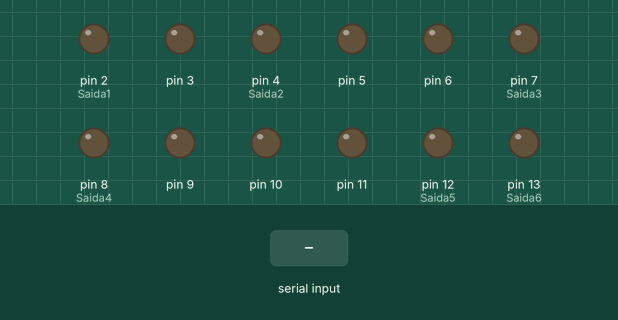
This sketch was run on a simulated Arduino Uno, built with avr-gcc and run on an emulated ATmega328P. Parts: output pins drawn as LEDs (lit = HIGH). The test bench sets the inputs (shaded band).

Above: at 1.2 s.
1.3 s: "A" received over Serial
At 1.9 s:
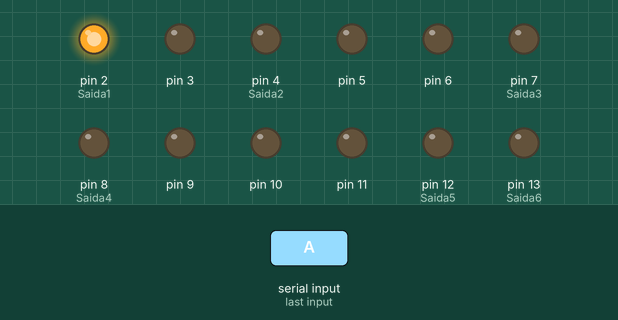
2.8 s: byte 70 ('F') received over Serial
At 3.2 s:
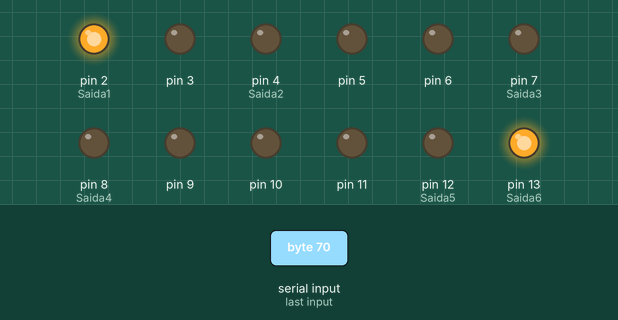
4.3 s: byte 71 ('G') received over Serial
At 5.5 s:
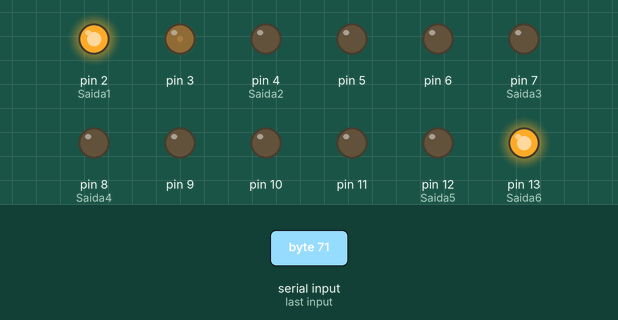
5.8 s: byte 102 ('f') received over Serial
At 6.8 s:
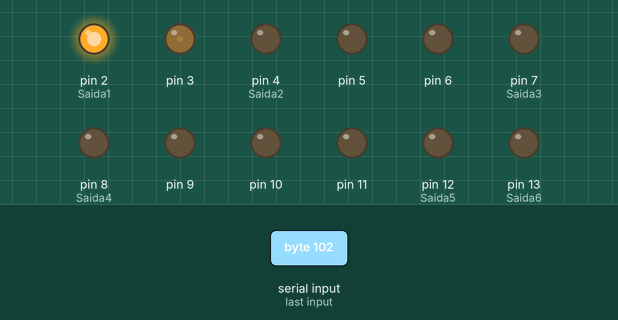
7.3 s: byte 72 ('H') received over Serial
At 8.0 s:
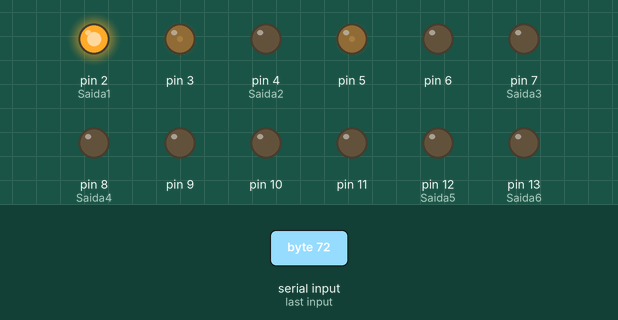
8.8 s: byte 103 ('g') received over Serial
At 9.2 s:
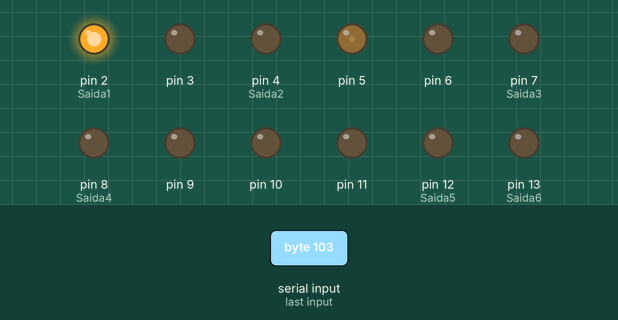
Timing chart, 0 to 11.3 s (numbered marks = the images above; inputs shaded):
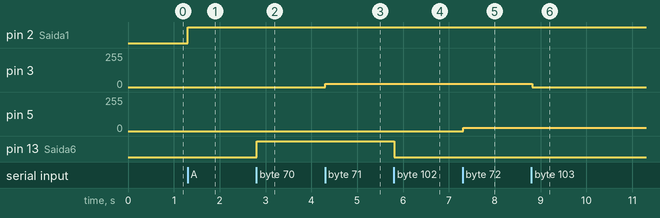

The sketch:

Sketch_Controle_Total_Arduino_2_0_BASIC.ino
```cpp
/***************************************************
****************************************************
******** Controle Total Arduino 2.0 - Basic ********
******** Criado por Marlon Nardi Walendorff ********
Blog: http://goo.gl/iD20Xx
Facebook: http://goo.gl/ZRABnn
Youtube: http://goo.gl/2b3Zdi
Email: controletotalarduino@outlook.com.br
****************************************************
****************************************************/

// Saidas PWM
int PWM1 = 0;
int PWM2 = 0;
int PWM3 = 0;
int PWM4 = 0;
int PWM5 = 0;
int PWM6 = 0;

// Saidas Digitais
int Saida1=2;
int Saida2=4;
int Saida3=7;
int Saida4=8;
int Saida5=12;
int Saida6=13;

void setup()  {

  Serial.begin(9600); // Taxa de transmissão de 9600

 // Define as portas digitais como saidas "OUTPUT"
  pinMode(Saida1,OUTPUT);
  pinMode(Saida2,OUTPUT);
  pinMode(Saida3,OUTPUT);
  pinMode(Saida4,OUTPUT);
  pinMode(Saida5,OUTPUT);
  pinMode(Saida6,OUTPUT);
}

void loop()  {
  char caracter; // Define "caracter" como variável
  caracter = Serial.read(); // Define "Serial.read()" igual a "caracter"

// Codições para o funcionamento das saidas digitais

// Para a "Saida1"
  if(caracter == 'A'){ // Se o Caracter enviado pelo Software Controle Total Arduino 2.0 - BASIC for "A", liga a Saida1
 digitalWrite(Saida1,HIGH);
}
  else
  if(caracter == 'a'){ // Se o Caracter enviado pelo Software Controle Total Arduino 2.0 - BASIC for "a", desliga a Saida1
 digitalWrite(Saida1,LOW);
}


// Para a "Saida2"
  if(caracter == 'B'){ // Se o Caracter enviado pelo Software Controle Total Arduino 2.0 - BASIC for "B", liga a Saida2
 digitalWrite(Saida2,HIGH);
}
  else
  if(caracter == 'b'){ // Se o Caracter enviado pelo Software Controle Total Arduino 2.0 - BASIC for "b", desliga a Saida2
 digitalWrite(Saida2,LOW);
}


// Para a "Saida3"
  if(caracter == 'C'){ // Se o Caracter enviado pelo Software Controle Total Arduino 2.0 - BASIC for "C", liga a Saida3
 digitalWrite(Saida3,HIGH);
}
  else
  if(caracter == 'c'){ // Se o Caracter enviado pelo Software Controle Total Arduino 2.0 - BASIC for "c", desliga a Saida3
 digitalWrite(Saida3,LOW);
}


 // Para a "Saida4"
  if(caracter == 'D'){ // Se o Caracter enviado pelo Software Controle Total Arduino 2.0 - BASIC for "D", liga a Saida4
 digitalWrite(Saida4,HIGH);
}
  else
  if(caracter == 'd'){ // Se o Caracter enviado pelo Software Controle Total Arduino 2.0 - BASIC for "d", desliga a Saida4
 digitalWrite(Saida4,LOW);
}


 // Para a "Saida5"
  if(caracter == 'E'){ // Se o Caracter enviado pelo Software Controle Total Arduino 2.0 - BASIC for "E", liga a Saida5
 digitalWrite(Saida5,HIGH);
}
  else
  if(caracter == 'e'){ // Se o Caracter enviado pelo Software Controle Total Arduino 2.0 - BASIC for "e", desliga a Saida5
 digitalWrite(Saida5,LOW);
}


 // Para a "Saida6"
  if(caracter == 'F'){ // Se o Caracter enviado pelo Software Controle Total Arduino 2.0 - BASIC for "F", liga a Saida6
 digitalWrite(Saida6,HIGH);
}
  else
  if(caracter == 'f'){ // Se o Caracter enviado pelo Software Controle Total Arduino 2.0 - BASIC for "f", desliga a Saida6
 digitalWrite(Saida6,LOW);
}


// Codições para o funcionamento das saidas PWM

// Para o "PWM1"
 if(caracter == 'G'){ // Se o Caracter enviado pelo Software Controle Total Arduino 2.0 - BASIC for "G", acrescenta "25" PWM
  if (PWM1 < 255){
     PWM1 = PWM1 + 25;
}
  }
   else
    if(caracter == 'g'){ // Se o Caracter enviado pelo Software Controle Total Arduino 2.0 - BASIC for "g", subtrai "25" PWM
     if (PWM1 > 0 ){
      PWM1 = PWM1 - 25;
   }
     }
  analogWrite(3,PWM1); // Define pino "3" como PWM e o liga a variável "PWM1"


// Para o "PWM2"
 if(caracter == 'H'){ // Se o Caracter enviado pelo Software Controle Total Arduino 2.0 - BASIC for "H", acrescenta "25" PWM
  if (PWM2 < 255){
     PWM2 = PWM2 + 25;
}
  }
   else
    if(caracter == 'h'){ // Se o Caracter enviado pelo Software Controle Total Arduino 2.0 - BASIC for "h", subtrai "25" PWM
     if (PWM2 > 0 ){
      PWM2 = PWM2 - 25;
   }
     }
  analogWrite(5,PWM2); // Define pino "5" como PWM e o liga a variável "PWM2"


// Para o "PWM3"
 if(caracter == 'I'){ // Se o Caracter enviado pelo Software Controle Total Arduino 2.0 - BASIC for "I", acrescenta "25" PWM
  if (PWM3 < 255){
     PWM3 = PWM3 + 25;
}
  }
   else
    if(caracter == 'i'){ // Se o Caracter enviado pelo Software Controle Total Arduino 2.0 - BASIC for "i", subtrai "25" PWM
     if (PWM3 > 0 ){
      PWM3 = PWM3 - 25;
   }
     }
  analogWrite(6,PWM3); // Define pino "6" como PWM e o liga a variável "PWM3"


// Para o "PWM4"
 if(caracter == 'J'){ // Se o Caracter enviado pelo Software Controle Total Arduino 2.0 - BASIC for "J", acrescenta "25" PWM
  if (PWM4 < 255){
     PWM4 = PWM4 + 25;
}
  }
   else
    if(caracter == 'j'){ // Se o Caracter enviado pelo Software Controle Total Arduino 2.0 - BASIC for "j", subtrai "25" PWM
     if (PWM4 > 0 ){
      PWM4 = PWM4 - 25;
   }
     }
  analogWrite(9,PWM4); // Define pino "9" como PWM e o liga a variável "PWM4"


  // Para o "PWM5"
 if(caracter == 'K'){ // Se o Caracter enviado pelo Software Controle Total Arduino 2.0 - BASIC for "K", acrescenta "25" PWM
  if (PWM5 < 255){
     PWM5 = PWM5 + 25;
}
  }
   else
    if(caracter == 'k'){ // Se o Caracter enviado pelo Software Controle Total Arduino 2.0 - BASIC for "k", subtrai "25" PWM
     if (PWM5 > 0 ){
      PWM5 = PWM5 - 25;
   }
     }
  analogWrite(10,PWM5); // Define pino "10" como PWM e o liga a variável "PWM5"


// Para o "PWM6"
 if(caracter == 'L'){ // Se o Caracter enviado pelo Software Controle Total Arduino 2.0 - BASIC for "L", acrescenta "25" PWM
  if (PWM6 < 255){
     PWM6 = PWM6 + 25;
}
  }
   else
    if(caracter == 'l'){ // Se o Caracter enviado pelo Software Controle Total Arduino 2.0 - BASIC for "l", subtrai "25" PWM
     if (PWM6 > 0 ){
      PWM6 = PWM6 - 25;
   }
     }
  analogWrite(11,PWM6); // Define pino "11" como PWM e o liga a variável "PWM6"


  delay(50); // Tempo de 100ms
}
```

Measured:
- after the input at 1.3 s, pin 2 (Saida1): LOW → HIGH at once
- after the input at 2.8 s, pin 13 (Saida6): LOW → HIGH at once
- after the input at 4.3 s, pin 3: 0/255 → 25/255 at once
- after the input at 5.8 s, pin 13 (Saida6): HIGH → LOW at once
- after the input at 7.3 s, pin 5: 0/255 → 25/255 at once
- after the input at 8.8 s, pin 3: 25/255 → 0/255 at once
